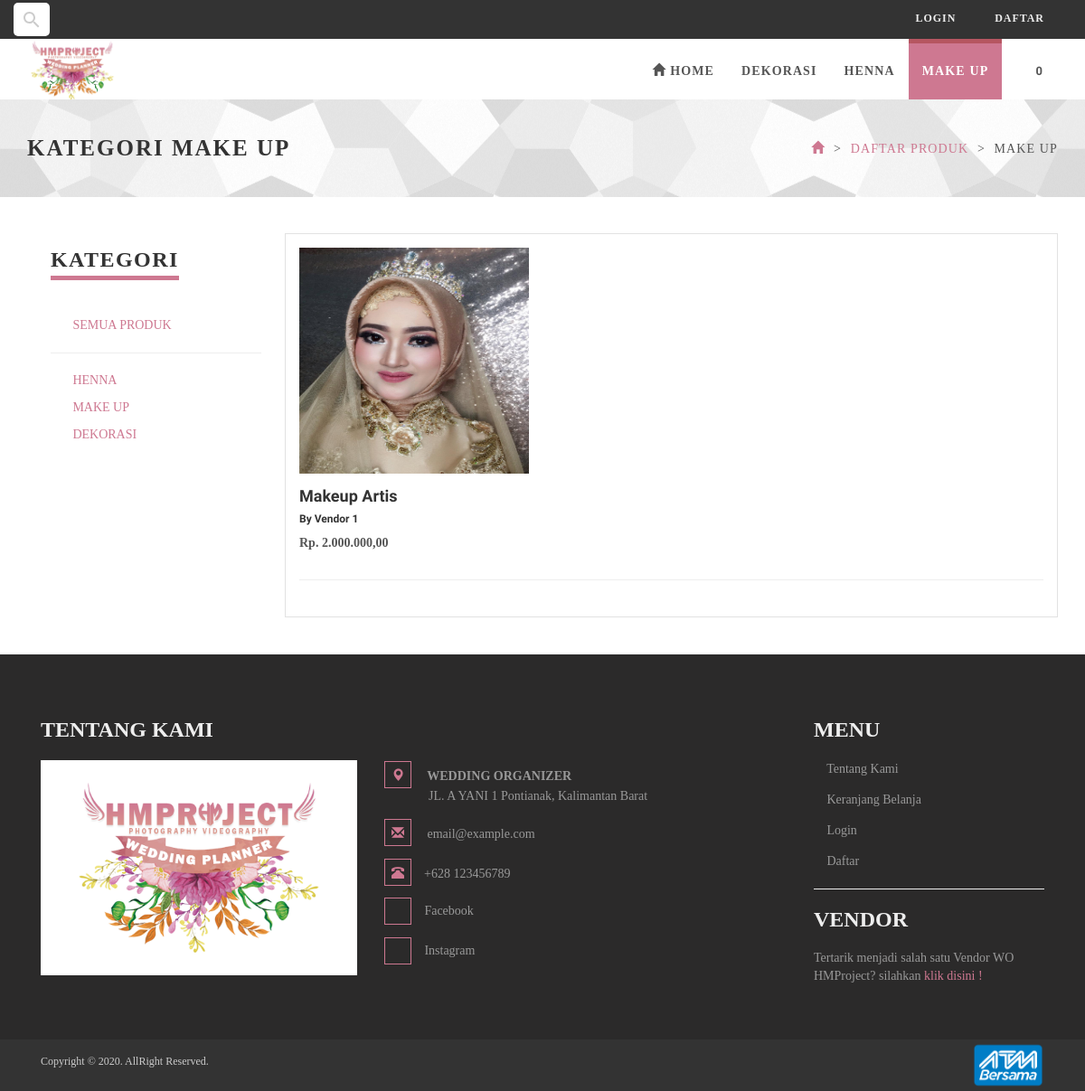
Page /produk/i/make-up.html on the earlier database version.
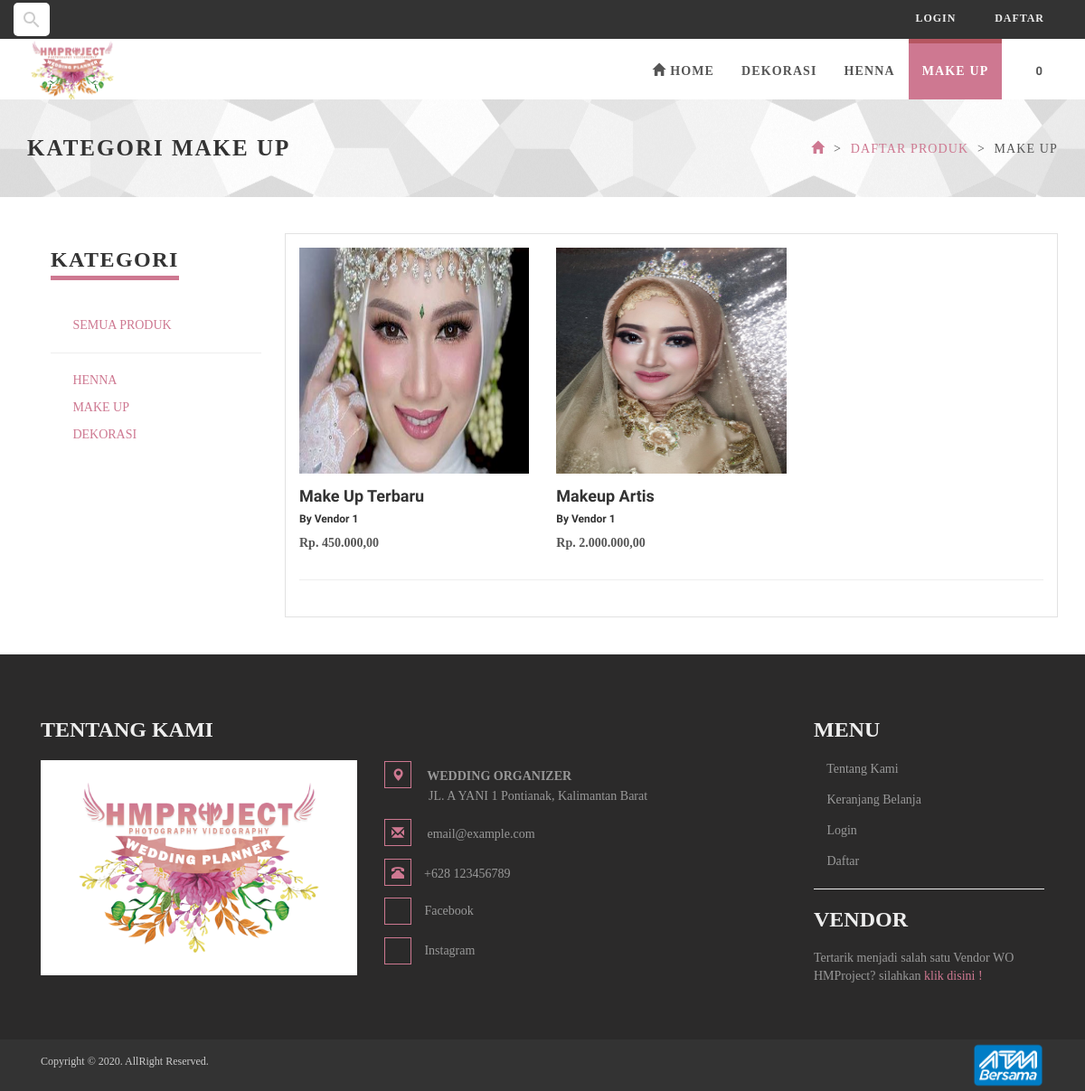
Same page on the later database version.
### tables this page shows
CREATE TABLE `tb_kategori_produk` (
  `id` int(11) NOT NULL,
  `nama` varchar(30) NOT NULL,
  `gambar` varchar(255) DEFAULT NULL,
  `slug` varchar(255) NOT NULL
);

CREATE TABLE `tb_produk` (
  `id` int(11) NOT NULL,
  `id_kategori` int(11) NOT NULL,
  `id_vendor` int(11) DEFAULT NULL,
  `nama` varchar(30) NOT NULL,
  `harga` bigint(20) NOT NULL,
  `kuantitas_penjualan` int(2) NOT NULL,
  `deskripsi` text NOT NULL,
  `gambar` varchar(255) DEFAULT NULL,
  `tgl` date NOT NULL,
  `slug` varchar(50) NOT NULL
);

CREATE TABLE `tb_vendor` (
  `id` int(11) NOT NULL,
  `nama` varchar(30) NOT NULL,
  `slug` varchar(50) NOT NULL,
  `email` varchar(50) NOT NULL,
  `no_telp` varchar(13) NOT NULL,
  `ig` varchar(100) NOT NULL,
  `alamat` text NOT NULL,
  `password` varchar(255) NOT NULL,
  `status` enum('Menunggu','Diterima') NOT NULL,
  `gambar` varchar(255) DEFAULT NULL
);

### application/controllers/Produk.php (called while the page is built, shortened)
<?php
class Produk extends CI_Controller {
	function __construct()
	{
		$this->load->helper('rupiah');
	}
	public function i($url='',$page=0)
    {
        $cek = $this->DButama->GetDBWhere('tb_kategori_produk', array('slug' => $url, ));
        if ($cek->num_rows() == 1) {
            $row = $cek->row();
            $title['title']= $row->nama;
            $data['slug']= $row->slug;
            $this->load->view('utama/temp-header',$title);
            $query = $this->DButama->GetDBWhere('tb_produk', array('id_kategori' => $row->id, ));
            $jml = $query;
            $config['base_url'] = base_url('').'produk/i/'.$url.'/';
            $config['total_rows'] = $jml->num_rows();;
            $config['per_page'] = 9;
            $config['uri_segment'] = 4;
            $config['full_tag_open'] = "<ul class='pagination pagination-sm' style='position:relative; top:-25px;'>";
            $config['full_tag_close'] ="</ul>";
            $config['num_tag_open'] = '<li>';
            $config['num_tag_close'] = '</li>';
            $config['cur_tag_open'] = "<li class='disabled'><li class='active'><a href='#'>";
            $config['cur_tag_close'] = "<span class='sr-only'></span></a></li>";
            $config['next_tag_open'] = "<li>";
            $config['next_tagl_close'] = "</li>";
            $config['prev_tag_open'] = "<li>";
            $config['prev_tagl_close'] = "</li>";
            $config['first_tag_open'] = "<li>";
            $config['first_tagl_close'] = "</li>";
            $config['last_tag_open'] = "<li>";
            $config['last_tagl_close'] = "</li>";
            $this->pagination->initialize($config);
            $data['halaman'] = $this->pagination->create_links();
            $query = $this->db->get('tb_produk', $config['per_page'], abs($page));
            $data['produk'] = $query;
            $data['ven'] = $this->DButama->GetDB('tb_vendor');
            $data['kat'] = $this->DButama->GetDB('tb_kategori_produk');
            $this->load->view('utama/v_produk',$data);
            $this->load->view('utama/temp-footer');
        }else{
            redirect('error404','refresh');
        }
    }
}

### index.php (called while the page is built, shortened)
<?php
require_once BASEPATH.'core/CodeIgniter.php';

### application/models/M_utama.php (called while the page is built, shortened)
<?php
class M_utama extends CI_Model {
	public function GetDB($table='')
	{
		return $this->db->get($table);
	}
	public function GetDBWhere($table='',$where='')
	{
		return $this->db->get_where($table,$where);
	}
}

### application/config/config.php (called while the page is built, shortened)
<?php
$config['base_url'] = 'http://localhost/wo2020/';
$config['index_page'] = '';
$config['uri_protocol']	= 'REQUEST_URI';
$config['url_suffix'] = '.html';
$config['language']	= 'english';
$config['charset'] = 'UTF-8';
$config['enable_hooks'] = FALSE;
$config['subclass_prefix'] = 'MY_';
$config['composer_autoload'] = FALSE;
$config['permitted_uri_chars'] = 'a-z 0-9~%.:_\-';
$config['enable_query_strings'] = FALSE;
$config['controller_trigger'] = 'c';
$config['function_trigger'] = 'm';
$config['directory_trigger'] = 'd';
$config['allow_get_array'] = TRUE;
$config['log_threshold'] = 0;
$config['log_path'] = '';
$config['log_file_extension'] = '';
$config['log_file_permissions'] = 0644;
$config['log_date_format'] = 'Y-m-d H:i:s';
$config['error_views_path'] = '';
$config['cache_path'] = '';
$config['cache_query_string'] = FALSE;
$config['encryption_key'] = '3yXMVxRcfqrKXaPwOcGW6WiTJmwlnknh';
$config['sess_driver'] = 'files';
$config['sess_cookie_name'] = 'ci_session';
$config['sess_expiration'] = 7200;
$config['sess_save_path'] = NULL;
$config['sess_match_ip'] = FALSE;
$config['sess_time_to_update'] = 300;
$config['sess_regenerate_destroy'] = FALSE;
$config['cookie_prefix']	= '';
$config['cookie_domain']	= '';
$config['cookie_path']		= '/';
$config['cookie_secure']	= FALSE;
$config['cookie_httponly'] 	= FALSE;
$config['standardize_newlines'] = FALSE;
$config['global_xss_filtering'] = FALSE;
$config['csrf_protection'] = FALSE;
$config['csrf_token_name'] = 'csrf_test_name';
$config['csrf_cookie_name'] = 'csrf_cookie_name';
$config['csrf_expire'] = 7200;
$config['csrf_regenerate'] = TRUE;
$config['csrf_exclude_uris'] =
$config['compress_output'] = FALSE;
$config['time_reference'] = 'local';
$config['rewrite_short_tags'] = FALSE;
$config['proxy_ips'] = '';

### application/config/recaptcha.php (called while the page is built, shortened)
<?php
$config['recaptcha_site_key'] = '6LexNkQUAAAAAI6JE8SMDfVMmqyxvC7n6uVkLbFP';
$config['recaptcha_secret_key'] = '6LexNkQUAAAAAGvJw5jhC5rvdUlQcQivze3RRMiu';
$config['recaptcha_lang'] = 'id';

### application/views/utama/v_produk.php (the view, shortened to what the rows shown need)
<div id="heading-breadcrumbs">
    <div class="container">
        <div class="row">
            <div class="col-md-7">
                <h1 class="hidden-sm hidden-xs">Kategori <?php echo $title; ?></h1>
            </div>
            <div class="col-md-5">
                <ul class="breadcrumb">
                    <li><a href="<?php echo site_url('') ?>"><i class="glyphicon glyphicon-home"></i></a>
                    </li>
                    <li><a href="<?php echo site_url('produk/semua') ?>">Daftar Produk</a>
                    </li>
                    <li><?php echo $title; ?></li>
                </ul>
            </div>
        </div>
    </div>
</div>
<div class="container">
    <div class="col-md-3">
        <div class="panel panel-default sidebar-menu">
        <?php foreach ($kat->result() as $key) { ?>
            <p><a href="<?= site_url('produk/i/'.$key->slug) ?>"><i class="fa fa-book"></i> <?= $key->nama ?></a></p>
        <?php } ?>
    </div>
</div>
    <div class="col-md-9" style="border: 1px solid #e2e2e2">
        <div class="row products" >
            <?php
            foreach ($produk->result() as $key) {
                if ($key->kuantitas_penjualan>0) {
            ?>
            <div class="col-md-4 col-sm-3" data-animate="fadeInUp">
                <div class="box-image" style="width: 100%;">
                    <div class="image">
                        <img src="<?php echo base_url('assets/assets/img/produk/'.$key->gambar); ?>" alt="" class="img-responsive">
                    </div>
                        <?php foreach ($ven->result() as $key1) {
                            if ($key1->id==$key->id_vendor) {
                        $attributes = array('class' => 'form-item'); ?>
                </div>
                <div class="name">
                    <h4><?php echo $key->nama; ?></h4>
                    <h6><?php
                                echo 'By '.$key1->nama;
                            }}
                        ?>
                    </h6>
                    <p><b>Rp. <?php echo rupiah($key->harga); ?>,00 </b> </p>
                </div>
            </div>
            <?php
                }}
            ?>
        </div>
        <hr><br>
    </div>
</div>
<br><br>

### application/views/utama/temp-header.php (shortened to what the rows shown need)
<?php
$url = "http://$_SERVER[HTTP_HOST]$_SERVER[REQUEST_URI]";
?>
<!DOCTYPE html>
<html lang="en">
<head>
    <link href='<?= base_url('') ?>assets/front_end/css/fonts/fontawesome.css' rel='stylesheet' type='text/css'>
    <link rel="stylesheet" href="<?= base_url('') ?>assets/front_end/css/fonts/font-awesome.min.css">
    <link rel="stylesheet" href="<?php echo base_url() ?>assets/bootstrap/css/bootstrap.min.css">
    <link href="<?php echo base_url() ?>assets/front_end/css/animate.css" rel="stylesheet">
    <link href="<?php echo base_url() ?>assets/front_end/css/style.default.css" rel="stylesheet" id="theme-stylesheet">
    <link href="<?php echo base_url() ?>assets/front_end/search/css/main.css" rel="stylesheet" />
    <link href="<?php echo base_url() ?>assets/front_end/css/owl.carousel.css" rel="stylesheet">
    <link href="<?php echo base_url() ?>assets/front_end/css/owl.theme.css" rel="stylesheet">
    <link href="<?php echo base_url() ?>assets/front_end/css/style-preloader.css" rel="stylesheet" type="text/css" media="all" />
</head>
<body style="background: #f">
    <div id="all">
            <header>
                <div class="navbar-affixed-top" data-spy="affix" data-offset-top="200">
                    <div class="navbar navbar-default yamm" role="navigation" id="navbar">
                        <div class="container">
                            <div class="navbar-collapse collapse" id="navigation">
                                <ul class="nav navbar-nav navbar-right">
                                    <?php
                                        $kategory_produk = $this->DButama->GetDB('tb_kategori_produk');
                                        foreach ($kategory_produk->result() as $key){
                                    ?>
                                    <li class="<?=  $key->slug ?>"><a href="<?php echo site_url('produk/i/'.$key->slug) ?>"></span> <?=  $key->nama ?></a>
                                        <?php } ?>
                                    <li class="cart hidden-xs hidden-sm">
                                        <a class="btn btn-small" href="<?php echo site_url('welcome/cart'); ?>" style="border-bottom-width: 0px;">
                                        </a>
                                    </li>
                                </ul>
                            </div>
                        </div>
                    </div>
                </div>
            </header>

Differences in the rows shown:
added tb_produk: gambar (picture), nama "Make Up Terbaru", harga "450.000", tb_vendor (nama "Vendor 1")
